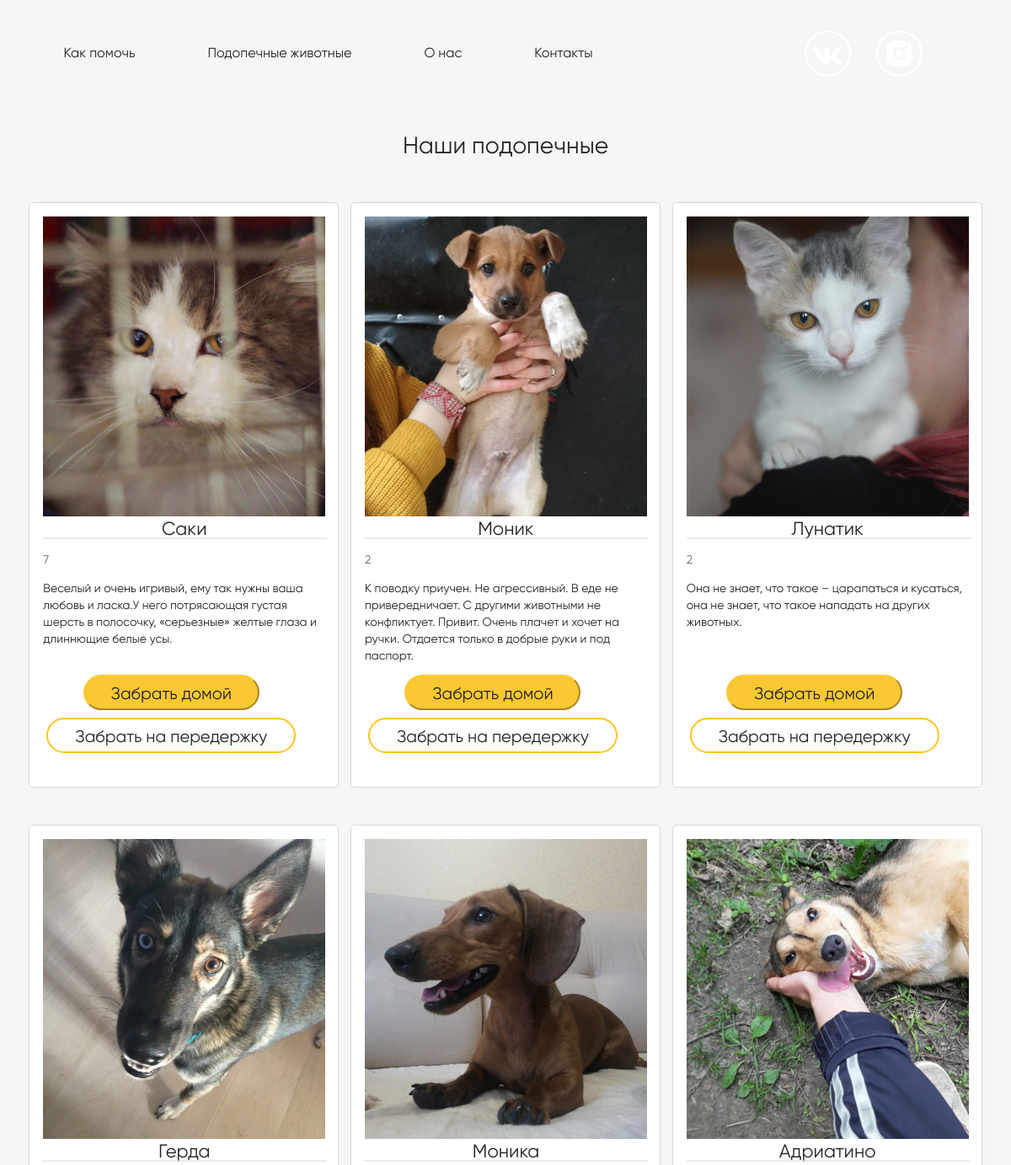
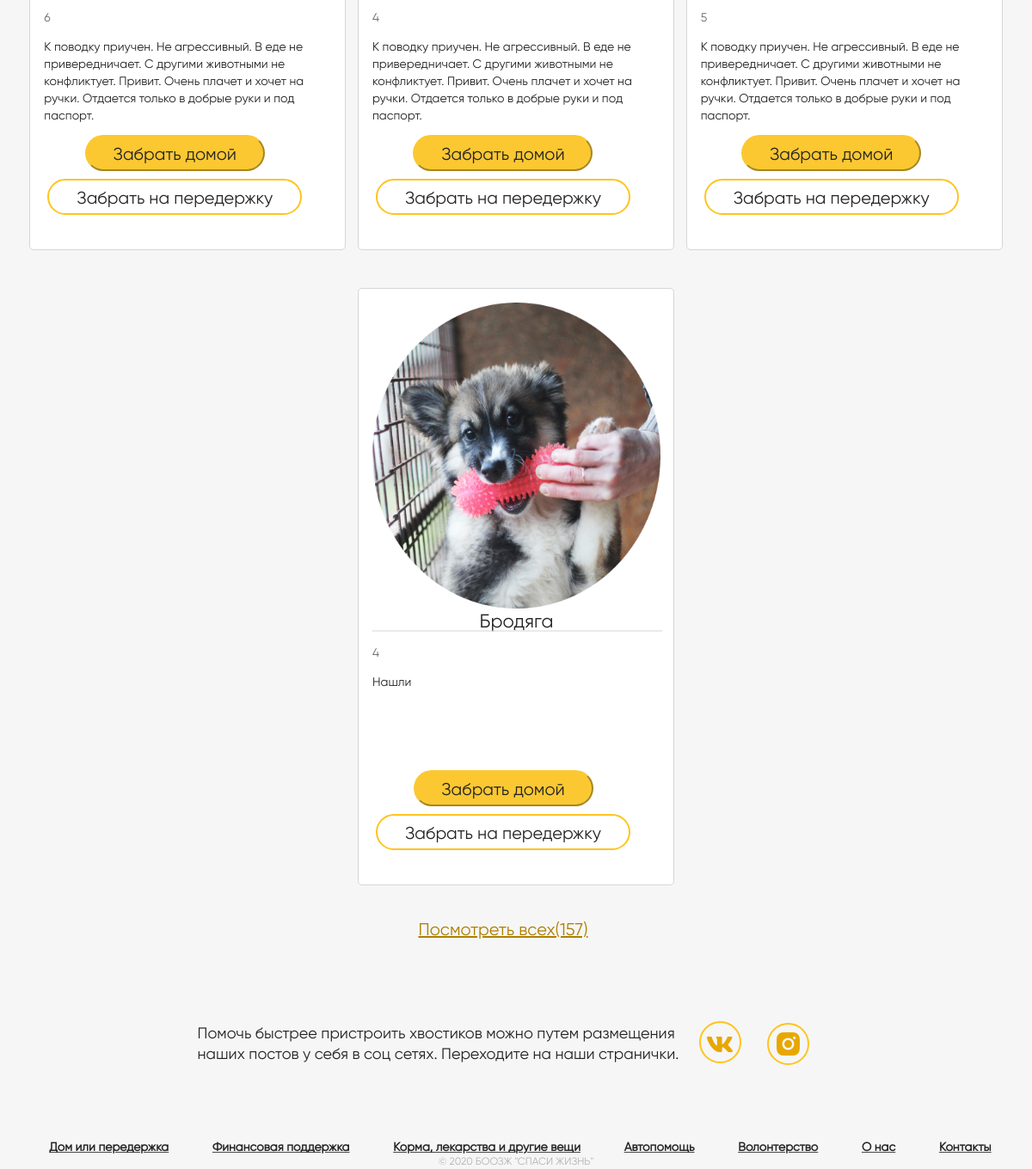
The app's page /wards/ with its own data (2 pictures, top to bottom).
### home_pets/models.py (models this page shows)
class HomePet(models.Model):
    PETS_VAR = [
        (1, 'Собака'),
        (2, 'Кот'),
        (3, 'Птица'),
        (4, 'Насекомое')
    ]
    pets = models.IntegerField('Категория', choices=PETS_VAR, help_text="Вид питомца" )
    foto = models.ImageField(upload_to='images', blank=True, verbose_name='Фото')
    name_pets = models.CharField('Кличка', max_length=20, help_text="Кличка")
    age_pets = models.IntegerField('Возвраст', help_text="Возраст")
    text_about_pets = models.TextField('Кратко о питомце',max_length=200, help_text="Замечания")

### home_pets/views.py (the view)
# urls.py: path('wards/', wards, name='wards'),
def wards(request):
    pets = HomePet.objects.all()
    return render(request, 'home_pets/wards.html',{'pets': pets})

### home_pets/templates/home_pets/wards.html (shortened to what this page needs)
{% extends 'home_pets/base.html' %}
{% load static %}
{% block content %}
     <section class="list-podopechnih">
		<h2 id="ower-pets">Наши подопечные</h2>
		  <div class="list carts podopechnih">
			  {% for homepet in pets %}
			      <div class="cart pitomec monic">
					    	<div><img class="foto" src="{{homepet.foto.url}}"/></div>
				            <div class="name pitomec">
					             <h4 class="name-cart-pitomec monic">{{homepet.name_pets}}</h4>
				            </div>
				        <div class="line carts"></div>
				        <p class="about pitomec monic">{{homepet.age_pets}}</p>
				        <p class="more about pitomec monic">{{homepet.text_about_pets}}</p>
				        <div class="key-block ">
					           <a href="{% url 'tohome' %}" >
							     <button class="key-top" onclick=''>Забрать домой</button>
							   </a>
							   <a href="{% url 'temporarily' %}" >
					             <button class="key-down">Забрать на передержку</button>
							   </a>
				        </div>
			       </div>
			  {% endfor %}
		  </div>
		<div class="key-see-all">
			<a href="#all-pitomecs">Посмотреть всех(157)</a>
		</div>
		    <div class="down-pitomec-list">
			    <p>Помочь быстрее пристроить хвостиков можно путем размещения наших постов у себя в соц сетях. Переходите на
				наши странички.</p>
			    <div class="double-sotial">
					<div class="double-sotial">
						<a class="vc" href="https://vk.com/animalsgrodno"></a>
											   <a class="ok" href="https://www.instagram.com/animalsgrodno/"></a>
					</div>
			    </div>
		</div>
	 </section>
{% endblock %}

### home_pets/static/home_pets/css/index.css (style rules this page uses)
body { margin: 0 auto; width: 100%; background: #F6F6F6; overflow-x: hidden; }
a { text-decoration: none; margin-right: 30px; color: #242424; }
.list-podopechnih { margin: 0 auto; margin-top: 50px; display: flex; flex-direction: column; justify-content: flex-start; align-items: center; }
.list-podopechnih h2 { height: 24px; left: calc(50% - 368px/2); top: 2423px; border-radius: 0px; font-family: Gilroy; font-style: normal; font-weight: 300; font-size: 28px; line-height: 24px; display: flex; align-items: center; text-align: center; color: #242424; }
.list.carts.podopechnih { margin: 0 auto; max-width: 1145px; height: auto; top: 2479px; display: flex; flex-direction: row; justify-content:space-around; flex-wrap: wrap; }
.cart.pitomec { height: 695px; max-width: 368px; background: #FFFFFF; border: 1px solid #D6D6D6; box-sizing: border-box; border-radius: 5px; padding: 16px; margin-top: 32px; margin-bottom: 12px; }
div.name.pitomec { height: 20px; width: 335px; top: 380px; margin: 0px; display: flex; flex-direction: row; justify-content:space-around; }
.name-cart-pitomec { margin: 0px; padding: 0px; font-family: Gilroy; font-style: normal; font-weight: 500; font-size: 22px; line-height: 20px; color: #242424; }
.line { width: 335px; left: 17px; top: 410px; border-radius: 0px; opacity: 0.5; border: 1px solid #D6D6D6; }
.about.pitomec { height: 20px; left: 4.62%; right: 4.35%; top: 418px; font-family: Gilroy; font-style: normal; font-weight: 500; font-size: 14px; line-height: 20px; color: #6B6B6B; }
.more.about.pitomec { height: 95px; left: 4.62%; right: 4.35%; top: 444px; font-family: Gilroy; font-style: normal; font-weight: 500; font-size: 14px; line-height: 20px; color: #242424; }
.key-block { height: 101px; top: 574px; display: flex; flex-direction:column; justify-content:space-around; align-items:center; }
.key-top { height: 42px; width: 209px; background: #FBC832; bottom: 79px; border-color: #FBC832; border-radius: 58px; font-family: Gilroy; font-style: normal; font-weight: 500; font-size: 20px; line-height: 40px; color: #242424; }
.key-down { height: 42px; width: 296px; left: 0px; right: 0px; bottom: 0px; background: #FFFFFF; border: 2px solid #FFC41E; box-sizing: border-box; border-radius: 58px; font-family: Gilroy; font-style: normal; font-weight: 500; font-size: 20px; line-height: 40px; align-items: center; color: #242424; }
.foto { width: 335px; height: 356px; background-image:url('../images/monic.jpg'); }
.key-see-all { margin: 0 auto; display: flex; flex-direction: column; justify-content: space-between; align-items: center; height: 40px; top: 3933px; margin-top: 20px; height: 40px; font-family: Gilroy; font-style: normal; font-weight: 500; font-size: 20px; line-height: 40px; color: #AD7F00; }
.key-see-all a { display: block; font-family: Gilroy; font-style: normal; font-weight: 500; font-size: 20px; line-height: 40px; align-items: center; text-decoration-line: underline; color: #AD7F00; }
.down-pitomec-list { max-width: 751px; margin: 70px; display: flex; flex-direction: row; justify-content: space-between; align-items: center; align-content: center; flex-wrap: wrap; }
.down-pitomec-list p { max-width: 583px; top: 1px; font-family: Gilroy; font-style: normal; font-weight: normal; font-size: 18px; line-height: 24px; color: #242424; }
.down-pitomec-list .double-sotial { height: 32px; left: 124px; top: 4429px; display: flex; flex-direction: row; justify-content: space-between; align-items: center; }
.down-pitomec-list .ok { width: 49px; height: 49px; background-image: url('../images/icon-ok-normal.svg'); background-repeat: no-repeat; }

### records on screen
HomePet: foto (picture), name_pets "Саки", age_pets "7", text_about_pets "Веселый и очень игривый, ему так нужны ваша любовь и ласка.У него потрясающая густая шерсть в полосочку, «серьезные» желтые глаза и длиннющие белые усы."
HomePet: foto (picture), name_pets "Моник", age_pets "2", text_about_pets "К поводку приучен. Не агрессивный. В еде не привередничает. С другими животными не конфликтует. Привит. Очень плачет и хочет на ручки. Отдается только в добрые руки и под паспорт."
HomePet: foto (picture), name_pets "Лунатик", age_pets "2", text_about_pets "Она не знает, что такое – царапаться и кусаться, она не знает, что такое нападать на других животных."
HomePet: foto (picture), name_pets "Герда", age_pets "6", text_about_pets "К поводку приучен. Не агрессивный. В еде не привередничает. С другими животными не конфликтует. Привит. Очень плачет и хочет на ручки. Отдается только в добрые руки и под паспорт."
HomePet: foto (picture), name_pets "Моника", age_pets "4", text_about_pets "К поводку приучен. Не агрессивный. В еде не привередничает. С другими животными не конфликтует. Привит. Очень плачет и хочет на ручки. Отдается только в добрые руки и под паспорт."
HomePet: foto (picture), name_pets "Адриатино", age_pets "5", text_about_pets "К поводку приучен. Не агрессивный. В еде не привередничает. С другими животными не конфликтует. Привит. Очень плачет и хочет на ручки. Отдается только в добрые руки и под паспорт."
HomePet: foto (picture), name_pets "Бродяга", age_pets "4", text_about_pets "Нашли"
